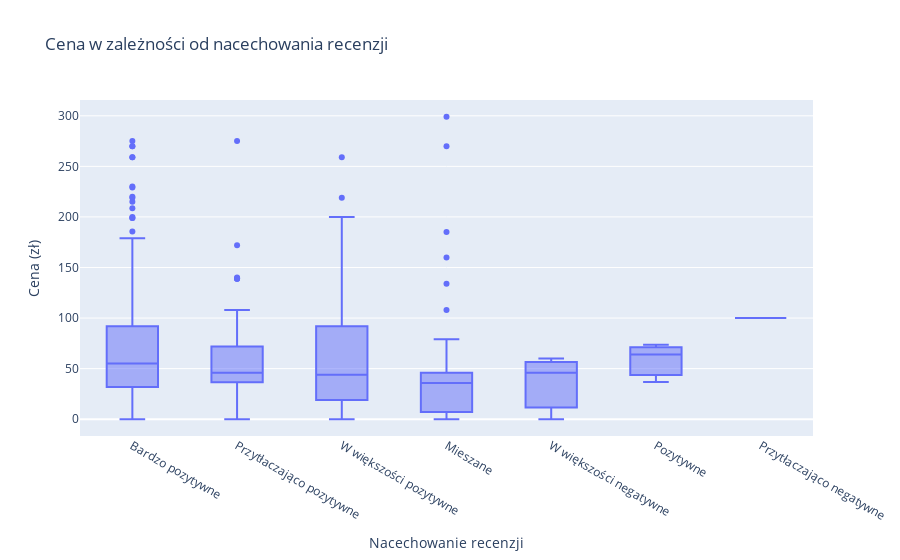

Here is the notebook cell this chart was saved with:
### Code cell
# 2. Zależność między ceną a nacechowaniem recenzji

# Mapowanie nacechowania na wartości numeryczne
sentiment_map = {
    'Bardzo pozytywne': 3,
    'Pozytywne': 2,
    'Mieszane': 1,
    'Negatywne': 0
}
df['sentiment_score'] = df['Nacechowanie recenzji'].map(sentiment_map)

# Scatter plot
fig = px.box(df, x='Nacechowanie recenzji', y='Cena', title='Cena w zależności od nacechowania recenzji',
             labels={'Cena': 'Cena (zł)', 'Nacechowanie recenzji': 'Nacechowanie recenzji'})
fig.show()

### Figure 1 — Plotly figure (JSON) as saved in the notebook; plotly's stock layout.template omitted (floating-point values rounded to 4 significant figures; data arrays with more than 128 entries replaced by an {"elided": "..."} marker saying what was removed)
{"data": [{"alignmentgroup": "True", "hovertemplate": "Nacechowanie recenzji=%{x}<br>Cena (zł)=%{y}<extra></extra>", "legendgroup": "", "marker": {"color": "#636efa"}, "name": "", "notched": false, "offsetgroup": "", "orientation": "v", "showlegend": false, "type": "box", "x": {"elided": "303 str values"}, "x0": " ", "xaxis": "x", "y": {"elided": "303 float values"}, "y0": " ", "yaxis": "y"}], "layout": {"boxmode": "group", "legend": {"tracegroupgap": 0}, "title": {"text": "Cena w zależności od nacechowania recenzji"}, "xaxis": {"anchor": "y", "domain": [0, 1], "title": {"text": "Nacechowanie recenzji"}}, "yaxis": {"anchor": "x", "domain": [0, 1], "title": {"text": "Cena (zł)"}}}}
